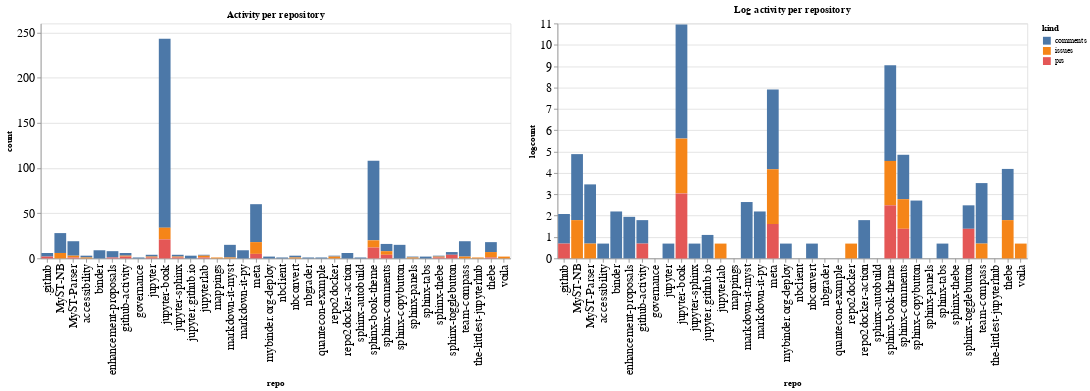

Notebook cell for this chart:
### Code cell
ch1 = alt.Chart(repo_summaries, width=600, title="Activity per repository").mark_bar().encode(
    x='repo',
    y='count',
    color='kind',
    tooltip="kind"
)

ch2 = alt.Chart(repo_summaries, width=600, title="Log activity per repository").mark_bar().encode(
    x='repo',
    y='logcount',
    color='kind',
    tooltip="kind"
)

ch1 | ch2

### Figure 1 — Vega-Lite specification as saved in the notebook (floating-point values rounded to 4 significant figures)
{"config": {"axisLeft": {"labelFontSize": 15}, "axisBottom": {"labelFontSize": 15}}, "hconcat": [{"mark": "bar", "encoding": {"color": {"type": "nominal", "field": "kind"}, "tooltip": {"type": "nominal", "field": "kind"}, "x": {"type": "nominal", "field": "repo"}, "y": {"type": "quantitative", "field": "count"}}, "title": "Activity per repository", "width": 600}, {"mark": "bar", "encoding": {"color": {"type": "nominal", "field": "kind"}, "tooltip": {"type": "nominal", "field": "kind"}, "x": {"type": "nominal", "field": "repo"}, "y": {"type": "quantitative", "field": "logcount"}}, "title": "Log activity per repository", "width": 600}], "data": {"name": "data-5bdfa03b2243cf0d27952b9f2dd1f5b9"}, "$schema": "https://vega.github.io/schema/vega-lite/v4.8.1.json", "datasets": {"data-5bdfa03b2243cf0d27952b9f2dd1f5b9": [{"repo": ".github", "kind": "comments", "count": 4, "logcount": 1.386}, {"repo": ".github", "kind": "prs", "count": 2, "logcount": 0.6931}, {"repo": "MyST-NB", "kind": "comments", "count": 22, "logcount": 3.091}, {"repo": "MyST-NB", "kind": "issues", "count": 6, "logcount": 1.792}, {"repo": "MyST-Parser", "kind": "comments", "count": 16, "logcount": 2.773}, {"repo": "MyST-Parser", "kind": "issues", "count": 2, "logcount": 0.6931}, {"repo": "MyST-Parser", "kind": "prs", "count": 1, "logcount": 0.0}, {"repo": "accessibility", "kind": "comments", "count": 2, "logcount": 0.6931}, {"repo": "accessibility", "kind": "issues", "count": 1, "logcount": 0.0}, {"repo": "binder", "kind": "comments", "count": 9, "logcount": 2.197}, {"repo": "enhancement-proposals", "kind": "comments", "count": 7, "logcount": 1.946}, {"repo": "enhancement-proposals", "kind": "prs", "count": 1, "logcount": 0.0}, {"repo": "github-activity", "kind": "comments", "count": 3, "logcount": 1.099}, {"repo": "github-activity", "kind": "issues", "count": 1, "logcount": 0.0}, {"repo": "github-activity", "kind": "prs", "count": 2, "logcount": 0.6931}, {"repo": "governance", "kind": "comments", "count": 1, "logcount": 0.0}, {"repo": "jupyter", "kind": "comments", "count": 2, "logcount": 0.6931}, {"repo": "jupyter", "kind": "issues", "count": 1, "logcount": 0.0}, {"repo": "jupyter", "kind": "prs", "count": 1, "logcount": 0.0}, {"repo": "jupyter-book", "kind": "comments", "count": 209, "logcount": 5.342}, {"repo": "jupyter-book", "kind": "issues", "count": 13, "logcount": 2.565}, {"repo": "jupyter-book", "kind": "prs", "count": 21, "logcount": 3.045}, {"repo": "jupyter-sphinx", "kind": "comments", "count": 2, "logcount": 0.6931}, {"repo": "jupyter-sphinx", "kind": "issues", "count": 1, "logcount": 0.0}, {"repo": "jupyter-sphinx", "kind": "prs", "count": 1, "logcount": 0.0}, {"repo": "jupyter.github.io", "kind": "comments", "count": 3, "logcount": 1.099}, {"repo": "jupyterlab", "kind": "comments", "count": 1, "logcount": 0.0}, {"repo": "jupyterlab", "kind": "issues", "count": 2, "logcount": 0.6931}, {"repo": "jupyterlab", "kind": "prs", "count": 1, "logcount": 0.0}, {"repo": "mappings", "kind": "issues", "count": 1, "logcount": 0.0}, {"repo": "markdown-it-myst", "kind": "comments", "count": 14, "logcount": 2.639}, {"repo": "markdown-it-myst", "kind": "issues", "count": 1, "logcount": 0.0}, {"repo": "markdown-it-py", "kind": "comments", "count": 9, "logcount": 2.197}, {"repo": "meta", "kind": "comments", "count": 42, "logcount": 3.738}, {"repo": "meta", "kind": "issues", "count": 13, "logcount": 2.565}, {"repo": "meta", "kind": "prs", "count": 5, "logcount": 1.609}, {"repo": "mybinder.org-deploy", "kind": "comments", "count": 2, "logcount": 0.6931}, {"repo": "nbclient", "kind": "comments", "count": 1, "logcount": 0.0}, {"repo": "nbconvert", "kind": "comments", "count": 2, "logcount": 0.6931}, {"repo": "nbconvert", "kind": "issues", "count": 1, "logcount": 0.0}, {"repo": "nbgrader", "kind": "comments", "count": 1, "logcount": 0.0}, {"repo": "quantecon-example", "kind": "comments", "count": 1, "logcount": 0.0}, {"repo": "repo2docker", "kind": "comments", "count": 1, "logcount": 0.0}, {"repo": "repo2docker", "kind": "issues", "count": 2, "logcount": 0.6931}, {"repo": "repo2docker-action", "kind": "comments", "count": 6, "logcount": 1.792}, {"repo": "sphinx-autobuild", "kind": "comments", "count": 1, "logcount": 0.0}, {"repo": "sphinx-book-theme", "kind": "comments", "count": 88, "logcount": 4.477}, {"repo": "sphinx-book-theme", "kind": "issues", "count": 8, "logcount": 2.079}, {"repo": "sphinx-book-theme", "kind": "prs", "count": 12, "logcount": 2.485}, {"repo": "sphinx-comments", "kind": "comments", "count": 8, "logcount": 2.079}, {"repo": "sphinx-comments", "kind": "issues", "count": 4, "logcount": 1.386}, {"repo": "sphinx-comments", "kind": "prs", "count": 4, "logcount": 1.386}, {"repo": "sphinx-copybutton", "kind": "comments", "count": 15, "logcount": 2.708}, {"repo": "sphinx-panels", "kind": "comments", "count": 1, "logcount": 0.0}, {"repo": "sphinx-panels", "kind": "issues", "count": 1, "logcount": 0.0}, {"repo": "sphinx-tabs", "kind": "comments", "count": 2, "logcount": 0.6931}, {"repo": "sphinx-thebe", "kind": "comments", "count": 1, "logcount": 0.0}, {"repo": "sphinx-thebe", "kind": "issues", "count": 1, "logcount": 0.0}, {"repo": "sphinx-thebe", "kind": "prs", "count": 1, "logcount": 0.0}, {"repo": "sphinx-togglebutton", "kind": "comments", "count": 3, "logcount": 1.099}, {"repo": "sphinx-togglebutton", "kind": "prs", "count": 4, "logcount": 1.386}, {"repo": "team-compass", "kind": "comments", "count": 17, "logcount": 2.833}, {"repo": "team-compass", "kind": "issues", "count": 2, "logcount": 0.6931}, {"repo": "the-littlest-jupyterhub", "kind": "issues", "count": 1, "logcount": 0.0}, {"repo": "thebe", "kind": "comments", "count": 11, "logcount": 2.398}, {"repo": "thebe", "kind": "issues", "count": 6, "logcount": 1.792}, {"repo": "thebe", "kind": "prs", "count": 1, "logcount": 0.0}, {"repo": "voila", "kind": "issues", "count": 2, "logcount": 0.6931}]}}
